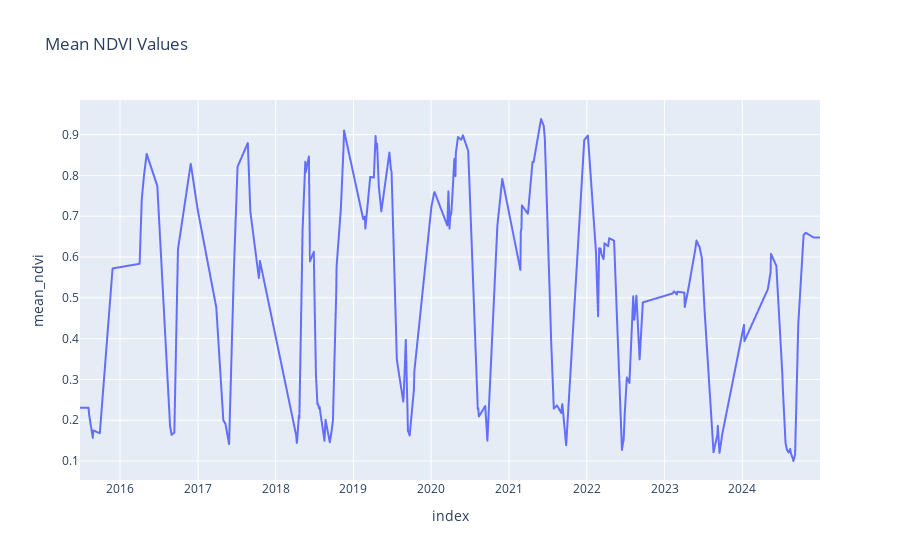

Notebook code cell kept with this figure:
### Code cell
import plotly.express as px

px.line(mean_ndvi_values.reset_index(), x="index", y="mean_ndvi", title="Mean NDVI Values").show()

### Figure 1 — Plotly figure (JSON) as saved in the notebook; plotly's stock layout.template omitted (floating-point values rounded to 4 significant figures; data arrays with more than 128 entries replaced by an {"elided": "..."} marker saying what was removed)
{"data": [{"hovertemplate": "index=%{x}<br>mean_ndvi=%{y}<extra></extra>", "legendgroup": "", "line": {"color": "#636efa", "dash": "solid"}, "marker": {"symbol": "circle"}, "mode": "lines", "name": "", "showlegend": false, "type": "scattergl", "x": {"elided": "3476 str values"}, "xaxis": "x", "y": {"elided": "3476 float values"}, "yaxis": "y"}], "layout": {"legend": {"tracegroupgap": 0}, "title": {"text": "Mean NDVI Values"}, "xaxis": {"anchor": "y", "domain": [0, 1], "title": {"text": "index"}}, "yaxis": {"anchor": "x", "domain": [0, 1], "title": {"text": "mean_ndvi"}}}}
